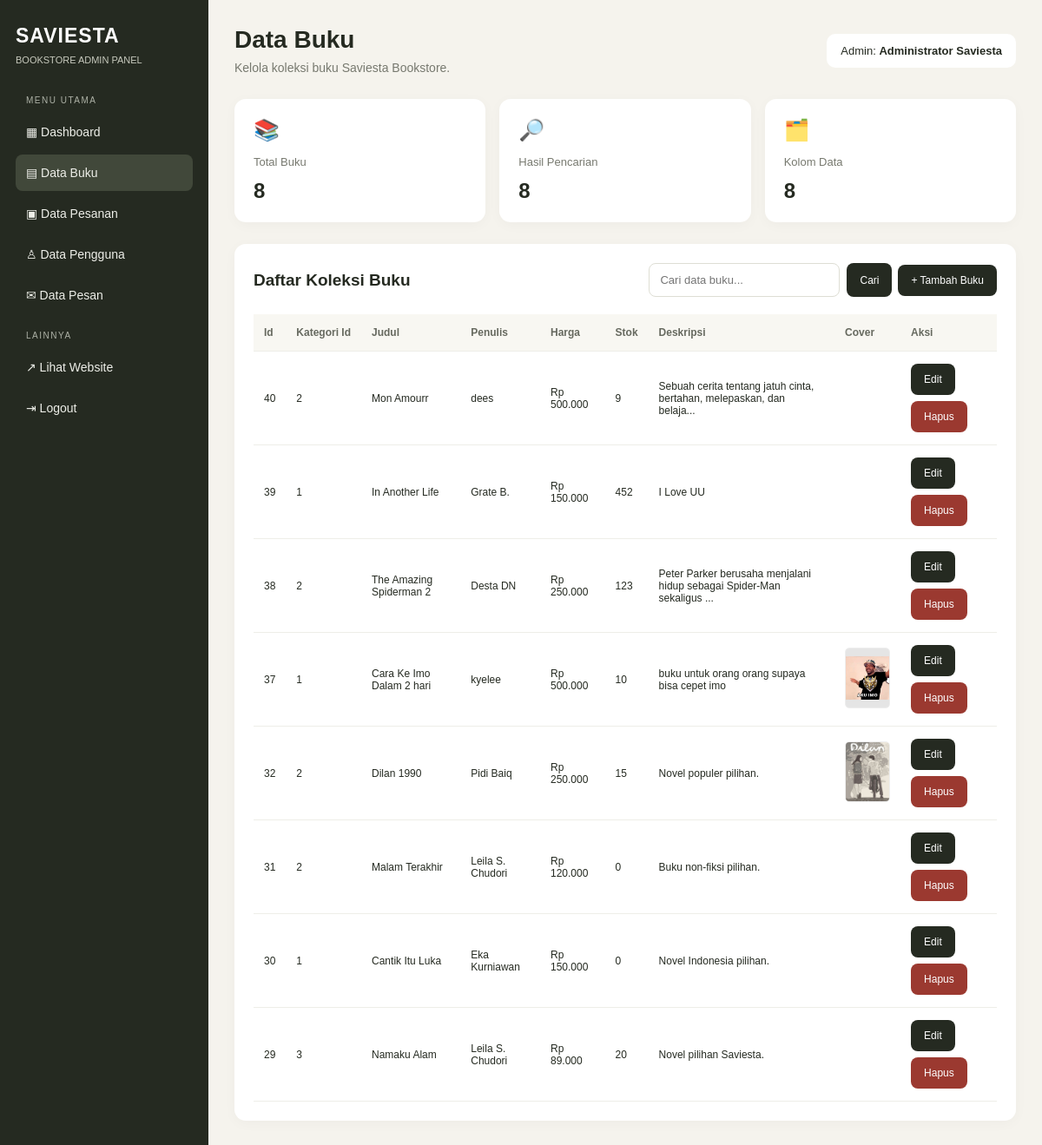
/admin/buku.php (signed in), run on the app's committed database.
### tables this page shows
CREATE TABLE `buku` (
  `id` int(11) NOT NULL,
  `kategori_id` int(11) DEFAULT NULL,
  `judul` varchar(150) NOT NULL,
  `penulis` varchar(100) NOT NULL,
  `harga` int(11) NOT NULL,
  `stok` int(11) NOT NULL DEFAULT 0,
  `deskripsi` text DEFAULT NULL,
  `cover` varchar(20) DEFAULT '#42553A'
);

### admin/buku.php (the view, shortened to what this page needs)
<?php
require_once __DIR__ . "/../koneksi_admin.php";
function aman($nilai) {
    return htmlspecialchars((string)$nilai, ENT_QUOTES, "UTF-8");
}
function rupiahBuku($nilai) {
    return "Rp " . number_format((float)$nilai, 0, ",", ".");
}
function namaKolom($kolom) {
    $nama = str_replace(["_", "-"], " ", $kolom);
    return ucwords($nama);
}
$urlCover = "../uploads/cover/";
$kolomCover = null;
$cari = trim($_GET["cari"] ?? "");
$hasilKolom = mysqli_query($koneksi, "SHOW COLUMNS FROM buku");
$kolom = [];
$kolomInfo = [];
while ($info = mysqli_fetch_assoc($hasilKolom)) {
    $kolom[] = $info["Field"];
    $kolomInfo[$info["Field"]] = $info;
}
foreach ($kolom as $nama) {
    if (preg_match('/cover|gambar|foto|sampul|image/i', $nama)) {
        $kolomCover = $nama;
        break;
    }
}
$kolomId = in_array("id", $kolom, true) ? "id" : $kolom[0];
$totalBuku = 0;
$hasilTotal = mysqli_query(
    $koneksi,
    "SELECT COUNT(*) AS jumlah FROM buku"
);
if ($hasilTotal) {
    $rowTotal = mysqli_fetch_assoc($hasilTotal);
    $totalBuku = (int)($rowTotal["jumlah"] ?? 0);
}
if ($cari !== "") {
    $searchable = [];
    foreach ($kolom as $namaKolom) {
        $type = strtolower($kolomInfo[$namaKolom]["Type"] ?? "");
        if (
            strpos($type, "char") !== false ||
            strpos($type, "text") !== false ||
            strpos($type, "enum") !== false ||
            strpos($type, "int") !== false
        ) {
            $searchable[] = "`$namaKolom` LIKE ?";
        }
    }
    if ($searchable) {
        $sqlCari = "SELECT * FROM buku WHERE " .
                   implode(" OR ", $searchable) .
                   " ORDER BY `$kolomId` DESC";
        $stmtCari = mysqli_prepare($koneksi, $sqlCari);
        $kataCari = "%" . $cari . "%";
        $typesCari = str_repeat("s", count($searchable));
        $valuesCari = array_fill(0, count($searchable), $kataCari);
        mysqli_stmt_bind_param($stmtCari, $typesCari, ...$valuesCari);
        mysqli_stmt_execute($stmtCari);
        $daftarBuku = mysqli_stmt_get_result($stmtCari);
    } else {
        $daftarBuku = mysqli_query(
            $koneksi,
            "SELECT * FROM buku ORDER BY `$kolomId` DESC"
        );
    }
} else {
    $daftarBuku = mysqli_query(
        $koneksi,
        "SELECT * FROM buku ORDER BY `$kolomId` DESC"
    );
}
$jumlahDitampilkan = $daftarBuku ? mysqli_num_rows($daftarBuku) : 0;
?>
<!DOCTYPE html>
<html lang="id">
<head>
</head>
<body>
<aside class="sidebar">
    <div class="brand">SAVIESTA</div>
    <div class="sub">BOOKSTORE ADMIN PANEL</div>
    <div class="section">MENU UTAMA</div>
    <nav>
        <a href="dashboard.php">▦ Dashboard</a>
        <a class="active" href="buku.php">▤ Data Buku</a>
        <a href="pesanan.php">▣ Data Pesanan</a>
        <a href="users.php">♙ Data Pengguna</a>
        <a href="pesan.php">
            ✉ Data Pesan
        </a>
        <div class="section">LAINNYA</div>
        <a href="../index.php" target="_blank">↗ Lihat Website</a>
        <a href="logout.php">⇥ Logout</a>
    </nav>
</aside>
<main class="main">
<header class="top">
    <div>
        <h1>Data Buku</h1>
        <p class="muted">Kelola koleksi buku Saviesta Bookstore.</p>
    </div>
    <div class="admin">
        Admin:
        <strong><?= aman($_SESSION["admin_nama"] ?? "Administrator") ?></strong>
    </div>
</header>
<section class="cards">
    <div class="card">
        <div class="icon">📚</div>
        <div class="label">Total Buku</div>
        <div class="number"><?= number_format($totalBuku) ?></div>
    </div>
    <div class="card">
        <div class="icon">🔎</div>
        <div class="label">Hasil Pencarian</div>
        <div class="number"><?= number_format($jumlahDitampilkan) ?></div>
    </div>
    <div class="card">
        <div class="icon">🗂️</div>
        <div class="label">Kolom Data</div>
        <div class="number"><?= number_format(count($kolom)) ?></div>
    </div>
</section>
<section class="panel">
    <div class="panel-head">
        <h2>Daftar Koleksi Buku</h2>
        <div class="actions">
            <form class="search" method="GET">
                <input
                    type="search"
                    name="cari"
                    placeholder="Cari data buku..."
                    value="<?= aman($cari) ?>"
                >
                <button class="btn" type="submit">Cari</button>
            </form>
            <a class="btn" href="buku.php?aksi=tambah">+ Tambah Buku</a>
        </div>
    </div>
    <div class="tablewrap">
        <table>
            <thead>
                <tr>
                    <?php foreach ($kolom as $namaKolom): ?>
                        <th><?= aman(namaKolom($namaKolom)) ?></th>
                    <?php endforeach; ?>
                    <th>Aksi</th>
                </tr>
            </thead>
            <tbody>
            <?php if ($daftarBuku && mysqli_num_rows($daftarBuku) > 0): ?>
                <?php while ($row = mysqli_fetch_assoc($daftarBuku)): ?>
                <tr>
                    <?php foreach ($kolom as $namaKolom): ?>
                    <td>
                        <?php
                        $val = $row[$namaKolom] ?? "";
                        $low = strtolower($namaKolom);
                        if (
                            $kolomCover !== null &&
                            $namaKolom === $kolomCover &&
                            $val !== ""
                        ) {
                            $src = $urlCover . rawurlencode(basename((string)$val));
                            echo '<img src="' . aman($src) . '"
                                alt="Cover buku"
                                style="width:52px;height:70px;object-fit:cover;border-radius:5px;border:1px solid #eee"
                                onerror="this.style.display=\'none\'">';
                        } elseif (
                            strpos($low, "harga") !== false ||
                            $low === "price" ||
                            $low === "total"
                        ) {
                            echo aman(rupiahBuku($val));
                        } else {
                            $val = (string)$val;
                            echo aman(
                                mb_strlen($val, "UTF-8") > 70
                                    ? mb_substr($val, 0, 67, "UTF-8") . "..."
                                    : $val
                            );
                        }
                        ?>
                    </td>
                    <?php endforeach; ?>
                    <td>
                        <div class="actions">
                            <a
                                class="btn"
                                href="buku.php?aksi=edit&id=<?= (int)$row[$kolomId] ?>"
                            >
                                Edit
                            </a>
                            <form
                                class="inline"
                                method="POST"
                                onsubmit="return confirm('Yakin ingin menghapus buku ini? Tindakan ini tidak bisa dibatalkan.');"
                            >
                                <button class="btn btn-danger" type="submit">
                                    Hapus
                                </button>
                            </form>
                        </div>
                    </td>
                </tr>
                <?php endwhile; ?>
            <?php endif; ?>
            </tbody>
        </table>
    </div>
</section>
</main>
</body>
</html>

### admin/buku.php (style rules this page uses)
* { box-sizing: border-box; margin: 0; padding: 0; }
body { font-family: Arial, sans-serif; background: #f5f3ed; color: #252a21; }
.sidebar { position: fixed; inset: 0 auto 0 0; width: 240px; background: #252a21; color: #fff; padding: 28px 18px; overflow-y: auto; }
.brand { font-size: 23px; font-weight: 800; letter-spacing: 1px; }
.sub { font-size: 11px; color: #c8cabe; margin: 8px 0 35px; }
.section { font-size: 10px; letter-spacing: 1.5px; color: #aeb2a7; margin: 20px 12px 10px; }
nav a { display: block; color: #eeefe9; text-decoration: none; padding: 13px 12px; border-radius: 8px; margin: 5px 0; font-size: 14px; }
nav a:hover, nav a.active { background: #41483a; }
.main { margin-left: 240px; padding: 30px; max-width: 1700px; }
.top { display: flex; justify-content: space-between; align-items: center; gap: 18px; margin-bottom: 28px; }
h1 { font-size: 28px; margin-bottom: 8px; }
.muted { font-size: 14px; color: #77796f; }
.admin { background: #fff; padding: 12px 16px; border-radius: 10px; font-size: 13px; }
.cards { display: grid; grid-template-columns: repeat(3, minmax(0, 1fr)); gap: 16px; margin-bottom: 25px; }
.card, .panel { background: #fff; border-radius: 13px; padding: 22px; box-shadow: 0 3px 15px #00000008; }
.icon { font-size: 24px; margin-bottom: 15px; }
.label { font-size: 13px; color: #77796f; margin-bottom: 12px; }
.number { font-size: 24px; font-weight: 800; overflow-wrap: anywhere; }
.panel { padding: 22px; margin-bottom: 22px; }
.panel-head { display: flex; justify-content: space-between; align-items: center; gap: 15px; margin-bottom: 20px; flex-wrap: wrap; }
.panel h2 { font-size: 19px; }
.search { display: flex; gap: 8px; flex-wrap: wrap; }
input, textarea, select { width: 100%; padding: 11px 12px; border: 1px solid #deded4; border-radius: 8px; font: 13px Arial, sans-serif; background: #fff; color: #252a21; }
.search input { width: auto; min-width: 220px; }
.btn { display: inline-block; border: 0; border-radius: 8px; padding: 11px 15px; background: #252a21; color: #fff; text-decoration: none; font-size: 12px; cursor: pointer; }
.btn-danger { background: #9b3930; }
.tablewrap { overflow-x: auto; }
table { border-collapse: collapse; width: 100%; min-width: 800px; }
th, td { text-align: left; padding: 14px 12px; border-bottom: 1px solid #eeeee8; font-size: 12px; vertical-align: middle; }
th { background: #f8f7f2; color: #66695f; white-space: nowrap; }
.actions { display: flex; gap: 7px; align-items: center; flex-wrap: wrap; }
.inline { display: inline; }

### data on the page
buku: id "40", kategori "2", judul "Mon Amourr", penulis "dees", harga "Rp 500.000", stok "9", deskripsi "Sebuah cerita tentang jatuh cinta, bertahan, melepaskan, dan belaja..."
buku: id "39", kategori "1", judul "In Another Life", penulis "Grate B.", harga "Rp 150.000", stok "452", deskripsi "I Love UU"
buku: id "38", kategori "2", judul "The Amazing Spiderman 2", penulis "Desta DN", harga "Rp 250.000", stok "123", deskripsi "Peter Parker berusaha menjalani hidup sebagai Spider-Man sekaligus ..."
buku: id "37", kategori "1", judul "Cara Ke Imo Dalam 2 hari", penulis "kyelee", harga "Rp 500.000", stok "10", deskripsi "buku untuk orang orang supaya bisa cepet imo", cover (picture)
buku: id "32", kategori "2", judul "Dilan 1990", penulis "Pidi Baiq", harga "Rp 250.000", stok "15", deskripsi "Novel populer pilihan.", cover (picture)
buku: id "31", kategori "2", judul "Malam Terakhir", penulis "Leila S. Chudori", harga "Rp 120.000", stok "0", deskripsi "Buku non-fiksi pilihan."
buku: id "30", kategori "1", judul "Cantik Itu Luka", penulis "Eka Kurniawan", harga "Rp 150.000", stok "0", deskripsi "Novel Indonesia pilihan."
buku: id "29", kategori "3", judul "Namaku Alam", penulis "Leila S. Chudori", harga "Rp 89.000", stok "20", deskripsi "Novel pilihan Saviesta."

### other printed values
aman($_SESSION["admin_nama"] ?? "Administrator") "Administrator Saviesta"
$totalBuku "8"
$jumlahDitampilkan "8"
count($kolom) "8"
aman(namaKolom($namaKolom)) "Id"
aman(namaKolom($namaKolom)) "Kategori Id"
aman(namaKolom($namaKolom)) "Judul"
aman(namaKolom($namaKolom)) "Penulis"
aman(namaKolom($namaKolom)) "Harga"
aman(namaKolom($namaKolom)) "Stok"
aman(namaKolom($namaKolom)) "Deskripsi"
aman(namaKolom($namaKolom)) "Cover"
